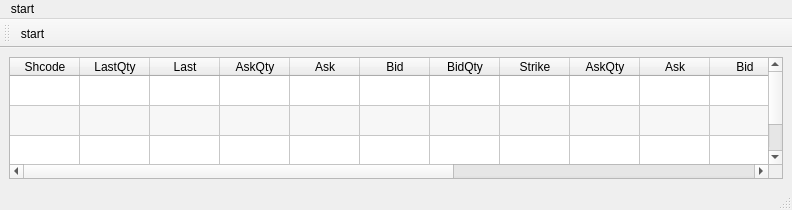
<?xml version="1.0" encoding="UTF-8"?>
<ui version="4.0">
 <class>MainWindow</class>
 <widget class="QMainWindow" name="MainWindow">
  <property name="geometry">
   <rect>
    <x>0</x>
    <y>0</y>
    <width>792</width>
    <height>210</height>
   </rect>
  </property>
  <property name="windowTitle">
   <string>ZeroOptionViewer</string>
  </property>
  <widget class="QWidget" name="centralwidget">
   <layout class="QVBoxLayout" name="verticalLayout">
    <item>
     <widget class="QTableWidget" name="tableWidget">
      <property name="sizePolicy">
       <sizepolicy hsizetype="Expanding" vsizetype="Expanding">
        <horstretch>0</horstretch>
        <verstretch>0</verstretch>
       </sizepolicy>
      </property>
      <property name="horizontalScrollBarPolicy">
       <enum>Qt::ScrollBarAsNeeded</enum>
      </property>
      <property name="editTriggers">
       <set>QAbstractItemView::NoEditTriggers</set>
      </property>
      <property name="alternatingRowColors">
       <bool>true</bool>
      </property>
      <property name="showGrid">
       <bool>true</bool>
      </property>
      <property name="sortingEnabled">
       <bool>false</bool>
      </property>
      <property name="rowCount">
       <number>3</number>
      </property>
      <property name="columnCount">
       <number>17</number>
      </property>
      <attribute name="horizontalHeaderVisible">
       <bool>true</bool>
      </attribute>
      <attribute name="horizontalHeaderCascadingSectionResizes">
       <bool>false</bool>
      </attribute>
      <attribute name="horizontalHeaderDefaultSectionSize">
       <number>70</number>
      </attribute>
      <attribute name="horizontalHeaderHighlightSections">
       <bool>true</bool>
      </attribute>
      <attribute name="verticalHeaderVisible">
       <bool>false</bool>
      </attribute>
      <row/>
      <row/>
      <row/>
      <column>
       <property name="text">
        <string>Shcode</string>
       </property>
       <property name="textAlignment">
        <set>AlignHCenter|AlignVCenter|AlignCenter</set>
       </property>
      </column>
      <column>
       <property name="text">
        <string>LastQty</string>
       </property>
       <property name="textAlignment">
        <set>AlignHCenter|AlignVCenter|AlignCenter</set>
       </property>
      </column>
      <column>
       <property name="text">
        <string>Last</string>
       </property>
       <property name="textAlignment">
        <set>AlignHCenter|AlignVCenter|AlignCenter</set>
       </property>
      </column>
      <column>
       <property name="text">
        <string>AskQty</string>
       </property>
       <property name="textAlignment">
        <set>AlignHCenter|AlignVCenter|AlignCenter</set>
       </property>
      </column>
      <column>
       <property name="text">
        <string>Ask</string>
       </property>
       <property name="textAlignment">
        <set>AlignHCenter|AlignVCenter|AlignCenter</set>
       </property>
      </column>
      <column>
       <property name="text">
        <string>Bid</string>
       </property>
       <property name="textAlignment">
        <set>AlignHCenter|AlignVCenter|AlignCenter</set>
       </property>
      </column>
      <column>
       <property name="text">
        <string>BidQty</string>
       </property>
       <property name="textAlignment">
        <set>AlignHCenter|AlignVCenter|AlignCenter</set>
       </property>
      </column>
      <column>
       <property name="text">
        <string>Strike</string>
       </property>
       <property name="textAlignment">
        <set>AlignHCenter|AlignVCenter|AlignCenter</set>
       </property>
      </column>
      <column>
       <property name="text">
        <string>AskQty</string>
       </property>
       <property name="textAlignment">
        <set>AlignHCenter|AlignVCenter|AlignCenter</set>
       </property>
      </column>
      <column>
       <property name="text">
        <string>Ask</string>
       </property>
       <property name="textAlignment">
        <set>AlignHCenter|AlignVCenter|AlignCenter</set>
       </property>
      </column>
      <column>
       <property name="text">
        <string>Bid</string>
       </property>
       <property name="textAlignment">
        <set>AlignHCenter|AlignVCenter|AlignCenter</set>
       </property>
      </column>
      <column>
       <property name="text">
        <string>BidQty</string>
       </property>
       <property name="textAlignment">
        <set>AlignHCenter|AlignVCenter|AlignCenter</set>
       </property>
      </column>
      <column>
       <property name="text">
        <string>Last</string>
       </property>
       <property name="textAlignment">
        <set>AlignHCenter|AlignVCenter|AlignCenter</set>
       </property>
      </column>
      <column>
       <property name="text">
        <string>LastQty</string>
       </property>
       <property name="textAlignment">
        <set>AlignHCenter|AlignVCenter|AlignCenter</set>
       </property>
      </column>
      <column>
       <property name="text">
        <string>Shcode</string>
       </property>
       <property name="textAlignment">
        <set>AlignHCenter|AlignVCenter|AlignCenter</set>
       </property>
      </column>
      <column>
       <property name="text">
        <string>SythAsk</string>
       </property>
       <property name="textAlignment">
        <set>AlignHCenter|AlignVCenter|AlignCenter</set>
       </property>
      </column>
      <column>
       <property name="text">
        <string>SythBid</string>
       </property>
       <property name="textAlignment">
        <set>AlignHCenter|AlignVCenter|AlignCenter</set>
       </property>
      </column>
     </widget>
    </item>
   </layout>
  </widget>
  <widget class="QMenuBar" name="menubar">
   <property name="geometry">
    <rect>
     <x>0</x>
     <y>0</y>
     <width>792</width>
     <height>21</height>
    </rect>
   </property>
   <widget class="QMenu" name="menuStart">
    <property name="title">
     <string>start</string>
    </property>
    <addaction name="actionStart"/>
   </widget>
   <addaction name="menuStart"/>
  </widget>
  <widget class="QStatusBar" name="statusbar"/>
  <widget class="QToolBar" name="toolBar">
   <property name="windowTitle">
    <string>toolBar</string>
   </property>
   <property name="locale">
    <locale language="English" country="UnitedStates"/>
   </property>
   <attribute name="toolBarArea">
    <enum>TopToolBarArea</enum>
   </attribute>
   <attribute name="toolBarBreak">
    <bool>false</bool>
   </attribute>
   <addaction name="actionStart"/>
  </widget>
  <action name="actionStart">
   <property name="text">
    <string>start</string>
   </property>
  </action>
 </widget>
 <resources/>
 <connections/>
</ui>
